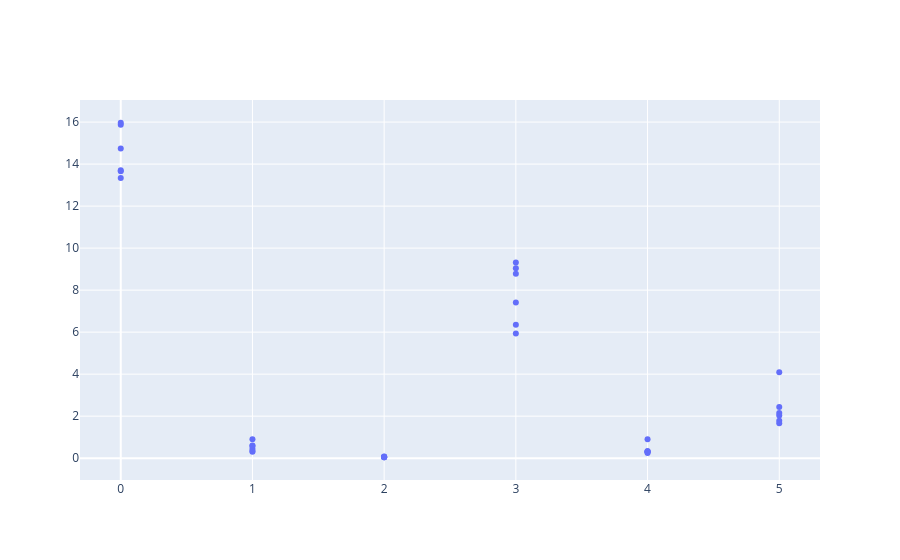

The code cell stored with this chart in its notebook:
### Code cell
fig = go.Figure()

fig.add_trace(
    go.Scatter(
        x=np.tile(np.arange(6), len(rng_trials_results)),
        y=rng_trials_results.ravel(),
        mode="markers",
    )
)

fig.show()

### Figure 1 — Plotly figure (JSON) as saved in the notebook; plotly's stock layout.template omitted (floating-point values rounded to 4 significant figures)
{"data": [{"mode": "markers", "type": "scatter", "x": [0, 1, 2, 3, 4, 5, 0, 1, 2, 3, 4, 5, 0, 1, 2, 3, 4, 5, 0, 1, 2, 3, 4, 5, 0, 1, 2, 3, 4, 5, 0, 1, 2, 3, 4, 5], "y": [13.34, 0.305, 0.06889, 5.93, 0.3322, 1.776, 15.87, 0.5997, 0.04899, 8.784, 0.2809, 1.662, 14.75, 0.4526, 0.04643, 9.041, 0.8997, 4.089, 13.66, 0.9065, 0.08232, 9.313, 0.3274, 2.153, 13.7, 0.3419, 0.0582, 7.415, 0.3135, 2.44, 15.97, 0.5745, 0.04363, 6.348, 0.2439, 2.034]}], "layout": {}}
